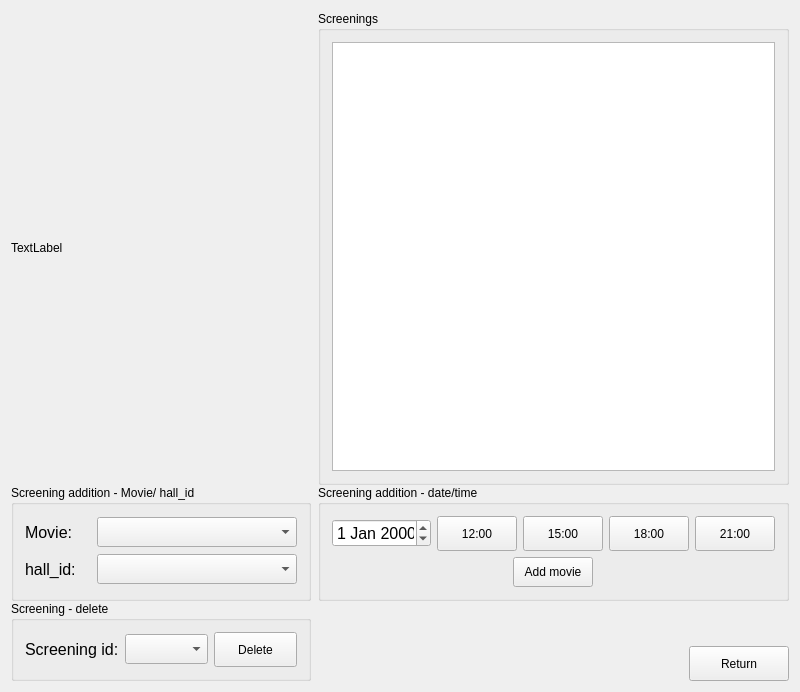
<?xml version="1.0" encoding="UTF-8"?>
<ui version="4.0">
 <class>ScreeningManagerClass</class>
 <widget class="QWidget" name="ScreeningManagerClass">
  <property name="geometry">
   <rect>
    <x>0</x>
    <y>0</y>
    <width>800</width>
    <height>692</height>
   </rect>
  </property>
  <property name="minimumSize">
   <size>
    <width>800</width>
    <height>500</height>
   </size>
  </property>
  <property name="windowTitle">
   <string>ScreeningManager</string>
  </property>
  <layout class="QHBoxLayout" name="horizontalLayout_5">
   <item>
    <layout class="QGridLayout" name="gridLayout">
     <property name="leftMargin">
      <number>0</number>
     </property>
     <property name="bottomMargin">
      <number>0</number>
     </property>
     <property name="horizontalSpacing">
      <number>7</number>
     </property>
     <property name="verticalSpacing">
      <number>0</number>
     </property>
     <item row="2" column="1" alignment="Qt::AlignRight|Qt::AlignBottom">
      <widget class="QPushButton" name="pushButton_return">
       <property name="minimumSize">
        <size>
         <width>100</width>
         <height>35</height>
        </size>
       </property>
       <property name="text">
        <string>Return</string>
       </property>
      </widget>
     </item>
     <item row="1" column="0">
      <widget class="QGroupBox" name="groupBox_2">
       <property name="title">
        <string>Screening addition - Movie/ hall_id</string>
       </property>
       <layout class="QVBoxLayout" name="verticalLayout_3">
        <item>
         <layout class="QHBoxLayout" name="horizontalLayout_2">
          <item>
           <widget class="QLabel" name="label_movie">
            <property name="font">
             <font>
              <pointsize>12</pointsize>
             </font>
            </property>
            <property name="text">
             <string>Movie:</string>
            </property>
           </widget>
          </item>
          <item>
           <widget class="QComboBox" name="comboBox_movies">
            <property name="minimumSize">
             <size>
              <width>200</width>
              <height>30</height>
             </size>
            </property>
           </widget>
          </item>
         </layout>
        </item>
        <item>
         <layout class="QHBoxLayout" name="horizontalLayout_3">
          <item>
           <widget class="QLabel" name="label_2">
            <property name="minimumSize">
             <size>
              <width>0</width>
              <height>30</height>
             </size>
            </property>
            <property name="font">
             <font>
              <pointsize>12</pointsize>
             </font>
            </property>
            <property name="text">
             <string>hall_id:</string>
            </property>
           </widget>
          </item>
          <item>
           <widget class="QComboBox" name="comboBox_hall">
            <property name="minimumSize">
             <size>
              <width>200</width>
              <height>30</height>
             </size>
            </property>
           </widget>
          </item>
         </layout>
        </item>
       </layout>
      </widget>
     </item>
     <item row="1" column="1">
      <widget class="QGroupBox" name="groupBox">
       <property name="title">
        <string>Screening addition - date/time</string>
       </property>
       <layout class="QVBoxLayout" name="verticalLayout_2">
        <item>
         <layout class="QHBoxLayout" name="horizontalLayout">
          <item>
           <widget class="QDateEdit" name="dateEdit">
            <property name="font">
             <font>
              <pointsize>12</pointsize>
             </font>
            </property>
            <property name="wrapping">
             <bool>true</bool>
            </property>
           </widget>
          </item>
          <item>
           <widget class="QPushButton" name="pushButton_12_00">
            <property name="minimumSize">
             <size>
              <width>0</width>
              <height>35</height>
             </size>
            </property>
            <property name="text">
             <string>12:00</string>
            </property>
           </widget>
          </item>
          <item>
           <widget class="QPushButton" name="pushButton_15_00">
            <property name="minimumSize">
             <size>
              <width>0</width>
              <height>35</height>
             </size>
            </property>
            <property name="text">
             <string>15:00</string>
            </property>
           </widget>
          </item>
          <item>
           <widget class="QPushButton" name="pushButton_18_00">
            <property name="minimumSize">
             <size>
              <width>0</width>
              <height>35</height>
             </size>
            </property>
            <property name="text">
             <string>18:00</string>
            </property>
           </widget>
          </item>
          <item>
           <widget class="QPushButton" name="pushButton_21_00">
            <property name="minimumSize">
             <size>
              <width>0</width>
              <height>35</height>
             </size>
            </property>
            <property name="text">
             <string>21:00</string>
            </property>
           </widget>
          </item>
         </layout>
        </item>
        <item alignment="Qt::AlignHCenter">
         <widget class="QPushButton" name="pushButton_add_screening">
          <property name="minimumSize">
           <size>
            <width>0</width>
            <height>30</height>
           </size>
          </property>
          <property name="text">
           <string>Add movie</string>
          </property>
          <property name="checkable">
           <bool>false</bool>
          </property>
          <property name="checked">
           <bool>false</bool>
          </property>
         </widget>
        </item>
       </layout>
      </widget>
     </item>
     <item row="0" column="0">
      <widget class="QLabel" name="label_3">
       <property name="minimumSize">
        <size>
         <width>300</width>
         <height>300</height>
        </size>
       </property>
       <property name="text">
        <string>TextLabel</string>
       </property>
      </widget>
     </item>
     <item row="2" column="0">
      <widget class="QGroupBox" name="groupBox_3">
       <property name="title">
        <string>Screening - delete</string>
       </property>
       <layout class="QHBoxLayout" name="horizontalLayout_4">
        <item>
         <widget class="QLabel" name="label">
          <property name="font">
           <font>
            <pointsize>12</pointsize>
           </font>
          </property>
          <property name="text">
           <string>Screening id:</string>
          </property>
         </widget>
        </item>
        <item>
         <widget class="QComboBox" name="comboBox_screening_id">
          <property name="minimumSize">
           <size>
            <width>0</width>
            <height>30</height>
           </size>
          </property>
         </widget>
        </item>
        <item>
         <widget class="QPushButton" name="pushButton_delete_screening">
          <property name="minimumSize">
           <size>
            <width>0</width>
            <height>35</height>
           </size>
          </property>
          <property name="text">
           <string>Delete</string>
          </property>
         </widget>
        </item>
       </layout>
      </widget>
     </item>
     <item row="0" column="1">
      <widget class="QGroupBox" name="groupBox_4">
       <property name="title">
        <string>Screenings</string>
       </property>
       <layout class="QHBoxLayout" name="horizontalLayout_6">
        <item>
         <widget class="QTableView" name="screening_table">
          <property name="minimumSize">
           <size>
            <width>280</width>
            <height>300</height>
           </size>
          </property>
         </widget>
        </item>
       </layout>
      </widget>
     </item>
    </layout>
   </item>
  </layout>
 </widget>
 <layoutdefault spacing="6" margin="11"/>
 <resources/>
 <connections/>
</ui>
